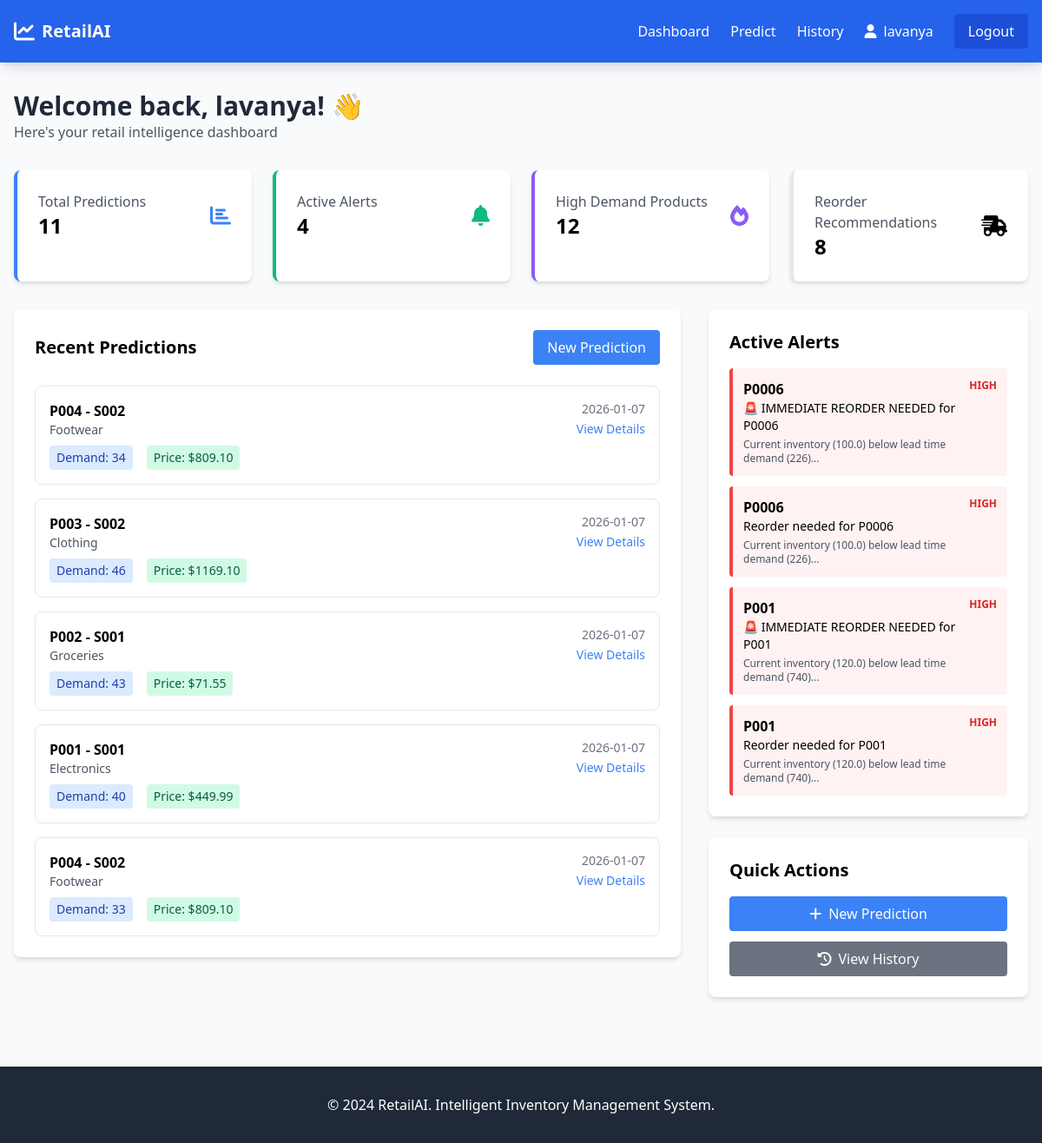
Page /dashboard (signed in) on the committed database.
### models.py (models this page shows)
class PredictionHistory(db.Model):
    id = db.Column(db.Integer, primary_key=True)
    user_id = db.Column(db.Integer, db.ForeignKey('user.id'), nullable=False)
    store_id = db.Column(db.String(50), nullable=False)
    product_id = db.Column(db.String(50), nullable=False)
    category = db.Column(db.String(50), nullable=False)
    input_data = db.Column(db.Text, nullable=False)
    prediction_result = db.Column(db.Text, nullable=False)
    demand_forecast = db.Column(db.Float, nullable=False)
    recommended_price = db.Column(db.Float, nullable=False)
    reorder_quantity = db.Column(db.Float, nullable=False)
    created_at = db.Column(db.DateTime, default=datetime.utcnow)
    alerts = db.relationship('InventoryAlert', backref='prediction', lazy=True)

class InventoryAlert(db.Model):
    id = db.Column(db.Integer, primary_key=True)
    user_id = db.Column(db.Integer, db.ForeignKey('user.id'), nullable=False)
    prediction_id = db.Column(db.Integer, db.ForeignKey('prediction_history.id'), nullable=False)
    store_id = db.Column(db.String(50), nullable=False)
    product_id = db.Column(db.String(50), nullable=False)
    alert_type = db.Column(db.String(50), nullable=False)  # REORDER, PRICING, STOCKOUT, etc.
    severity = db.Column(db.String(20), nullable=False)  # HIGH, MEDIUM, LOW
    message = db.Column(db.String(200), nullable=False)
    details = db.Column(db.Text, nullable=False)
    resolved = db.Column(db.Boolean, default=False)
    created_at = db.Column(db.DateTime, default=datetime.utcnow)
    resolved_at = db.Column(db.DateTime)

### app.py (the view)
@app.route('/dashboard')
def dashboard():
    if 'user_id' not in session:
        return redirect(url_for('login'))
    user_id = session['user_id']
    recent_predictions = PredictionHistory.query.filter_by(
        user_id=user_id
    ).order_by(PredictionHistory.created_at.desc()).limit(5).all()
    active_alerts = InventoryAlert.query.filter_by(
        user_id=user_id,
        resolved=False
    ).order_by(InventoryAlert.created_at.desc()).limit(5).all()
    analytics_data = {
        'total_predictions': PredictionHistory.query.filter_by(user_id=user_id).count(),
        'active_alerts': InventoryAlert.query.filter_by(user_id=user_id, resolved=False).count(),
        'high_demand_products': 12,  # This would come from actual data
        'reorder_recommendations': 8  # This would come from actual data
    }
    return render_template('dashboard.html',
                         recent_predictions=recent_predictions,
                         active_alerts=active_alerts,
                         analytics=analytics_data)

### templates/dashboard.html
{% extends "base.html" %}
{% block content %}
<div class="max-w-7xl mx-auto px-4 py-8">
    <div class="mb-8">
        <h1 class="text-3xl font-bold text-gray-800">Welcome back, {{ session.username }}! 👋</h1>
        <p class="text-gray-600">Here's your retail intelligence dashboard</p>
    </div>
    <div class="grid grid-cols-1 md:grid-cols-2 lg:grid-cols-4 gap-6 mb-8">
        <div class="bg-white rounded-lg shadow-md p-6 border-l-4 border-blue-500">
            <div class="flex items-center justify-between">
                <div>
                    <p class="text-gray-600">Total Predictions</p>
                    <h3 class="text-2xl font-bold">{{ analytics.total_predictions }}</h3>
                </div>
                <i class="fas fa-chart-bar text-blue-500 text-2xl"></i>
            </div>
        </div>
        <div class="bg-white rounded-lg shadow-md p-6 border-l-4 border-green-500">
            <div class="flex items-center justify-between">
                <div>
                    <p class="text-gray-600">Active Alerts</p>
                    <h3 class="text-2xl font-bold">{{ analytics.active_alerts }}</h3>
                </div>
                <i class="fas fa-bell text-green-500 text-2xl"></i>
            </div>
        </div>
        <div class="bg-white rounded-lg shadow-md p-6 border-l-4 border-purple-500">
            <div class="flex items-center justify-between">
                <div>
                    <p class="text-gray-600">High Demand Products</p>
                    <h3 class="text-2xl font-bold">{{ analytics.high_demand_products }}</h3>
                </div>
                <i class="fas fa-fire text-purple-500 text-2xl"></i>
            </div>
        </div>
        <div class="bg-white rounded-lg shadow-md p-6 border-l-4 border-orange-500">
            <div class="flex items-center justify-between">
                <div>
                    <p class="text-gray-600">Reorder Recommendations</p>
                    <h3 class="text-2xl font-bold">{{ analytics.reorder_recommendations }}</h3>
                </div>
                <i class="fas fa-shipping-fast text-orange-500 text-2xl"></i>
            </div>
        </div>
    </div>
    <div class="grid grid-cols-1 lg:grid-cols-3 gap-8">
        <div class="lg:col-span-2">
            <div class="bg-white rounded-lg shadow-md p-6">
                <div class="flex justify-between items-center mb-6">
                    <h2 class="text-xl font-semibold">Recent Predictions</h2>
                    <a href="{{ url_for('prediction_type') }}" class="bg-blue-500 text-white px-4 py-2 rounded hover:bg-blue-600 transition">
                        New Prediction
                    </a>
                </div>
                <div class="space-y-4">
                    {% for prediction in recent_predictions %}
                    <div class="border rounded-lg p-4 hover:bg-gray-50 transition">
                        <div class="flex justify-between items-start">
                            <div>
                                <h3 class="font-semibold">{{ prediction.product_id }} - {{ prediction.store_id }}</h3>
                                <p class="text-sm text-gray-600">{{ prediction.category }}</p>
                                <div class="flex space-x-4 mt-2 text-sm">
                                    <span class="bg-blue-100 text-blue-800 px-2 py-1 rounded">
                                        Demand: {{ "%.0f"|format(prediction.demand_forecast) }}
                                    </span>
                                    <span class="bg-green-100 text-green-800 px-2 py-1 rounded">
                                        Price: ${{ "%.2f"|format(prediction.recommended_price) }}
                                    </span>
                                </div>
                            </div>
                            <div class="text-right">
                                <p class="text-sm text-gray-500">{{ prediction.created_at.strftime('%Y-%m-%d') }}</p>
                                <a href="{{ url_for('analysis', prediction_id=prediction.id) }}"
                                   class="text-blue-500 hover:text-blue-700 text-sm">View Details</a>
                            </div>
                        </div>
                    </div>
                    {% else %}
                    <p class="text-gray-500 text-center py-4">No predictions yet. <a href="{{ url_for('prediction_type') }}" class="text-blue-500">Create your first prediction!</a></p>
                    {% endfor %}
                </div>
            </div>
        </div>
        <div class="space-y-6">
            <div class="bg-white rounded-lg shadow-md p-6">
                <h2 class="text-xl font-semibold mb-4">Active Alerts</h2>
                <div class="space-y-3">
                    {% for alert in active_alerts %}
                    <div class="border-l-4
                                {% if alert.severity == 'HIGH' %}border-red-500 bg-red-50
                                {% elif alert.severity == 'MEDIUM' %}border-orange-500 bg-orange-50
                                {% else %}border-yellow-500 bg-yellow-50{% endif %}
                                p-3 rounded">
                        <div class="flex justify-between items-start">
                            <div>
                                <h4 class="font-semibold">{{ alert.product_id }}</h4>
                                <p class="text-sm">{{ alert.message }}</p>
                                <p class="text-xs text-gray-600 mt-1">{{ alert.details[:60] }}...</p>
                            </div>
                            <span class="text-xs
                                        {% if alert.severity == 'HIGH' %}text-red-600
                                        {% elif alert.severity == 'MEDIUM' %}text-orange-600
                                        {% else %}text-yellow-600{% endif %}
                                        font-semibold">
                                {{ alert.severity }}
                            </span>
                        </div>
                    </div>
                    {% else %}
                    <p class="text-gray-500 text-center py-4">No active alerts 🎉</p>
                    {% endfor %}
                </div>
            </div>
            <div class="bg-white rounded-lg shadow-md p-6">
                <h2 class="text-xl font-semibold mb-4">Quick Actions</h2>
                <div class="space-y-3">
                    <a href="{{ url_for('prediction_type') }}" class="w-full bg-blue-500 text-white py-2 px-4 rounded hover:bg-blue-600 transition flex items-center justify-center space-x-2">
                        <i class="fas fa-plus"></i>
                        <span>New Prediction</span>
                    </a>
                    <a href="{{ url_for('history') }}" class="w-full bg-gray-500 text-white py-2 px-4 rounded hover:bg-gray-600 transition flex items-center justify-center space-x-2">
                        <i class="fas fa-history"></i>
                        <span>View History</span>
                    </a>
                </div>
            </div>
        </div>
    </div>
</div>
{% endblock %}

### templates/base.html (shortened to what this page needs)
<!DOCTYPE html>
<html lang="en">
<head>
    <link href="https://cdn.jsdelivr.net/npm/tailwindcss@2.2.19/dist/tailwind.min.css" rel="stylesheet">
    <link href="https://cdnjs.cloudflare.com/ajax/libs/font-awesome/6.0.0/css/all.min.css" rel="stylesheet">
    <link href="{{ url_for('static', filename='css/style.css') }}" rel="stylesheet">
</head>
<body class="bg-gray-50">
    <nav class="bg-blue-600 text-white shadow-lg">
        <div class="max-w-7xl mx-auto px-4">
            <div class="flex justify-between items-center py-4">
                <div class="flex items-center space-x-2">
                    <i class="fas fa-chart-line text-2xl"></i>
                    <span class="text-xl font-bold">RetailAI</span>
                </div>
                {% if session.user_id %}
                <div class="flex items-center space-x-6">
                    <a href="{{ url_for('dashboard') }}" class="hover:text-blue-200 transition">Dashboard</a>
                    <a href="{{ url_for('prediction_type') }}" class="hover:text-blue-200 transition">Predict</a>
                    <a href="{{ url_for('history') }}" class="hover:text-blue-200 transition">History</a>
                    <div class="flex items-center space-x-2">
                        <i class="fas fa-user"></i>
                        <span>{{ session.username }}</span>
                    </div>
                    <a href="{{ url_for('logout') }}" class="bg-blue-700 px-4 py-2 rounded hover:bg-blue-800 transition">Logout</a>
                </div>
                {% else %}
                <div class="space-x-4">
                    <a href="{{ url_for('login') }}" class="hover:text-blue-200 transition">Login</a>
                    <a href="{{ url_for('register') }}" class="bg-blue-700 px-4 py-2 rounded hover:bg-blue-800 transition">Register</a>
                </div>
                {% endif %}
            </div>
        </div>
    </nav>
    <main>
        {% block content %}{% endblock %}
    </main>
    <footer class="bg-gray-800 text-white py-8 mt-12">
        <div class="max-w-7xl mx-auto px-4 text-center">
            <p>&copy; 2024 RetailAI. Intelligent Inventory Management System.</p>
        </div>
    </footer>
</body>
</html>

### rows in the picture
PredictionHistory: product_id "P004", store_id "S002", category "Footwear", demand_forecast "34", recommended_price "809.10", created_at "2026-01-07"
PredictionHistory: product_id "P003", store_id "S002", category "Clothing", demand_forecast "46", recommended_price "1169.10", created_at "2026-01-07"
PredictionHistory: product_id "P002", store_id "S001", category "Groceries", demand_forecast "43", recommended_price "71.55", created_at "2026-01-07"
PredictionHistory: product_id "P001", store_id "S001", category "Electronics", demand_forecast "40", recommended_price "449.99", created_at "2026-01-07"
PredictionHistory: product_id "P004", store_id "S002", category "Footwear", demand_forecast "33", recommended_price "809.10", created_at "2026-01-07"
InventoryAlert: product_id "P0006", message "🚨 IMMEDIATE REORDER NEEDED for P0006", details "Current inventory (100.0) below lead time demand (226)", severity "HIGH"
InventoryAlert: product_id "P0006", message "Reorder needed for P0006", details "Current inventory (100.0) below lead time demand (226)", severity "HIGH"
InventoryAlert: product_id "P001", message "🚨 IMMEDIATE REORDER NEEDED for P001", details "Current inventory (120.0) below lead time demand (740)", severity "HIGH"
InventoryAlert: product_id "P001", message "Reorder needed for P001", details "Current inventory (120.0) below lead time demand (740)", severity "HIGH"

### other values in the picture
{{ session.username }} "lavanya"
{{ analytics.total_predictions }} "11"
{{ analytics.active_alerts }} "4"
{{ analytics.high_demand_products }} "12"
{{ analytics.reorder_recommendations }} "8"
